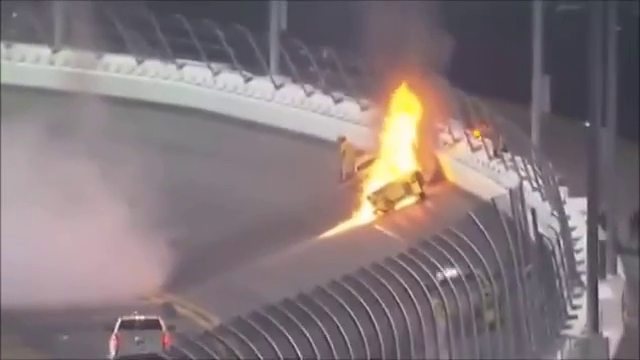
#> input picture frame 63 of car-fire-2.mp4, 640 x 360 px
$ python Fd.py
#> lines starting #> are read from the running program, lines starting #| are printed output that depends on the picture; after the words box and inside, x2 and y2 are one past the last pixel; in counts of white or black regions, pixels touching at a corner belong together
# email_from = "secalertai@gmail.com"
# email_to = "secalertai@gmail.com"
# email_password = "oohifmdsxyuymshj"


import cv2
import numpy as np
import smtplib
import ssl
import time
from email.mime.multipart import MIMEMultipart
from email.mime.text import MIMEText
from email.mime.image import MIMEImage

# Email configuration
smtp_port = 587
smtp_server = "smtp.gmail.com"
email_from = "secalertai@gmail.com"
email_to = "secalertai@gmail.com"
email_password = "oohifmdsxyuymshj"

# Fire detection configuration
fire_reported = False
fire_detected = False
email_sent = False

simple_email_context = ssl.create_default_context()

def send_email(image_path):
    try:
        with smtplib.SMTP(smtp_server, smtp_port) as server:
            server.starttls(context=simple_email_context)
            server.login(email_from, email_password)

            # Open the image file and attach it to the email
            with open(image_path, 'rb') as f:
                img_data = f.read()
            image = MIMEImage(img_data, name="fire.jpg")

            # Create the email message
            msg = MIMEMultipart()
            msg['From'] = email_from
            msg['To'] = email_to
            msg['Subject'] = "Fire Detected"
            msg.attach(image)

            # Send the email
            server.sendmail(email_from, email_to, msg.as_string())

        print(f"Email successfully sent to - {email_to}")
    except Exception as e:
        print("Error sending email: ", e)

# Capture video from webcam or file
video = cv2.VideoCapture("car-fire-2.mp4")

while True:
    # Read a frame from the video
    ret, frame = video.read()
#> frame is the input picture: shape (360, 640, 3); mean B, G, R 123.1, 120.1, 132.5
    if not ret:
        break


    # Resize the frame for better performance
    frame = cv2.resize(frame, (800, 600))
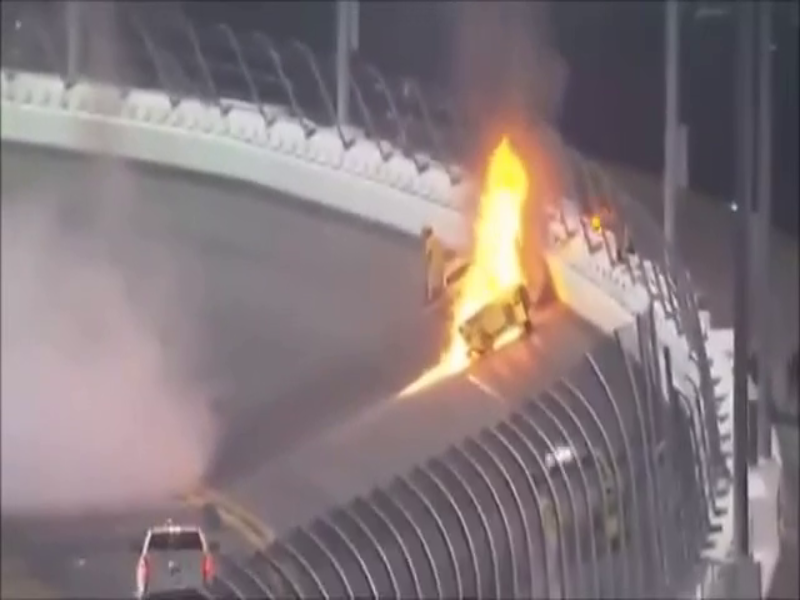
#> frame: shape (600, 800, 3); mean B, G, R 123, 120, 132.4

    # Convert the frame to HSV color space
    hsv = cv2.cvtColor(frame, cv2.COLOR_BGR2HSV)
#> hsv: shape (600, 800, 3); mean H, S, V 129.1, 32.3, 134.6

    # Define the lower and upper bounds of the "fire" color in HSV
    lower = np.array([0, 70, 50])
    upper = np.array([10, 255, 255])

    # Create a mask to filter out the "fire" color from the frame
    mask = cv2.inRange(hsv, lower, upper)
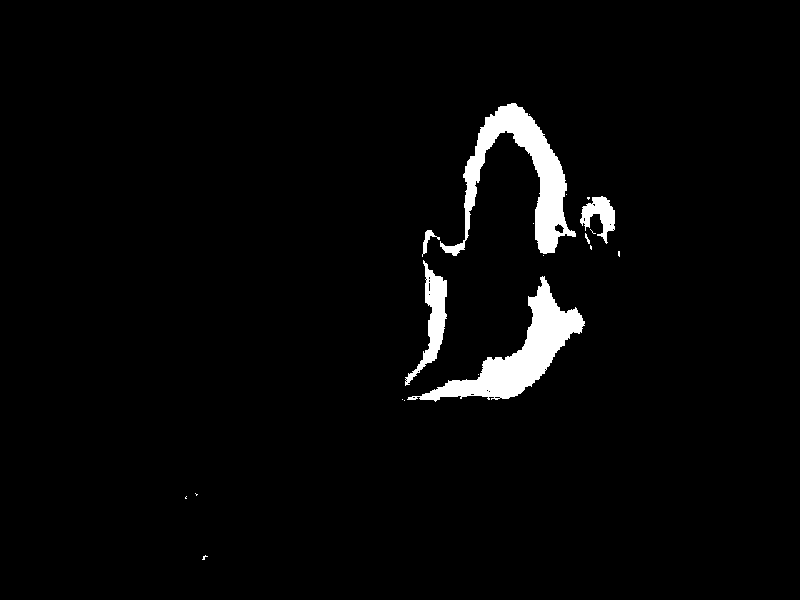
#> mask: shape (600, 800); 3% white; 20 white regions (14 under 20 px), largest, box (x1, y1, x2, y2) and area: (407, 276, 585, 402) 5853, (440, 103, 576, 256) 5807, (405, 260, 447, 386) 1639, (580, 196, 615, 244) 818, (422, 230, 440, 257) 138, (585, 233, 590, 244) 24

    # Apply a blur to the mask to remove noise
    mask = cv2.GaussianBlur(mask, (15, 15), 0)
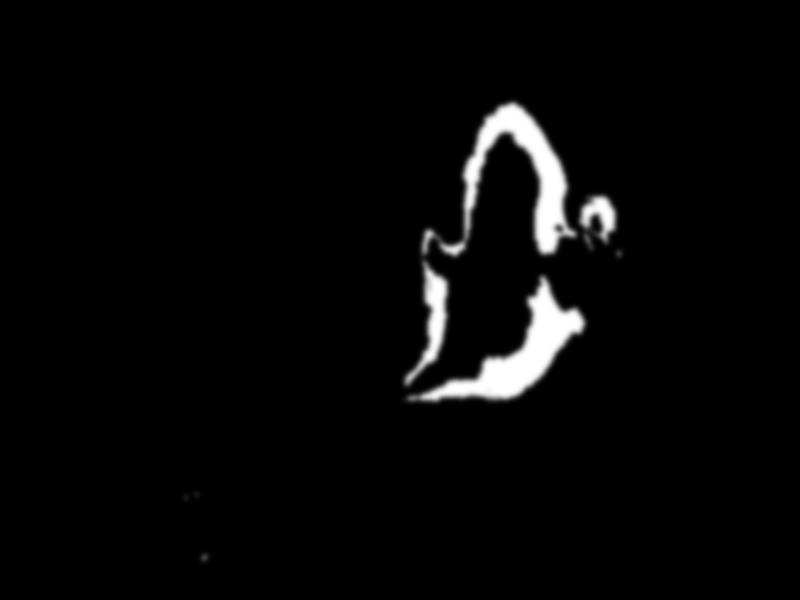
#> mask: shape (600, 800); min 0, max 255, mean 7.6

    # Count the number of non-zero pixels in the mask
    size = cv2.countNonZero(mask)
#> size = 28361

    if size > 12000:

        # Fire detected
        if not fire_detected:
            # Play an alarm sound
            fire_detected = True
            cv2.imwrite("fire.jpg", frame)
            send_email("fire.jpg")

            email_sent = True
            print("Fire detected")
    else:
        # Fire not detected
        if fire_detected:
            fire_detected = False
            email_sent = False
            print("Fire extinguished")


    # Show the mask and the original frame
    cv2.imshow("Mask", mask)

    # Press 'q' to quit the program
    if cv2.waitKey(1) & 0xFF == ord('q'):
#> (key q is pressed here)
        break

# Release the video capture and destroy all windows
video.release()
cv2.destroyAllWindows()

$ run again, starting later in the video
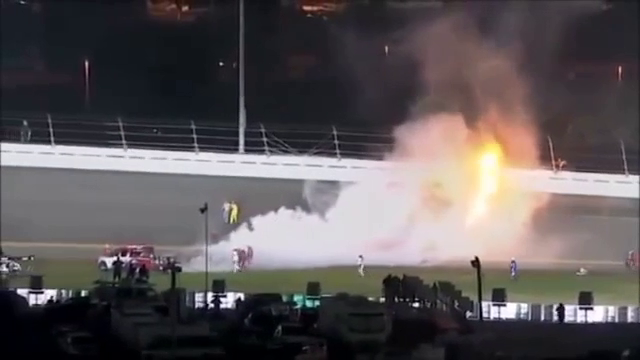
#> input picture frame 285 of car-fire-2.mp4, 640 x 360 px
#> frame is the input picture: shape (360, 640, 3); mean B, G, R 88.5, 86.9, 93
#> `frame = cv2.resize(frame, (800, 600))`:
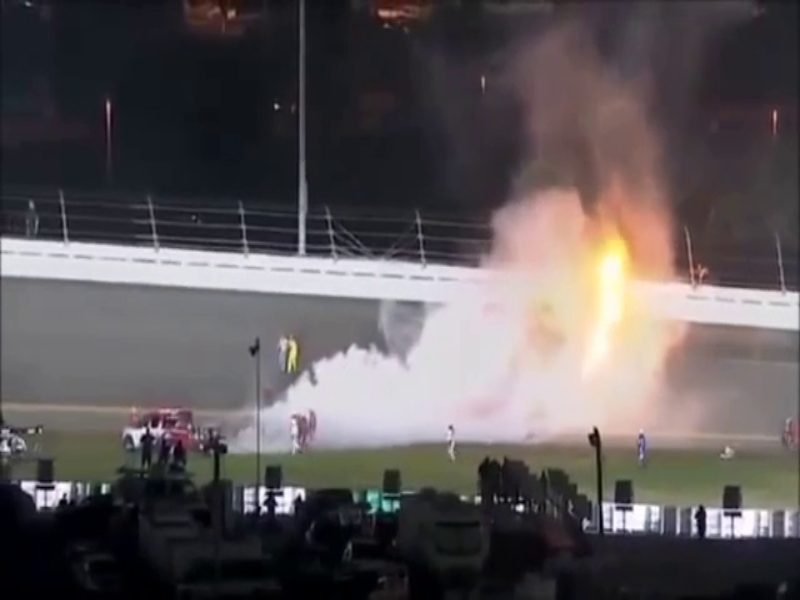
#> frame: shape (600, 800, 3); mean B, G, R 88.4, 86.9, 92.9
#> hsv: shape (600, 800, 3); mean H, S, V 103, 52.9, 96.9
#> `mask = cv2.inRange(hsv, lower, upper)`:
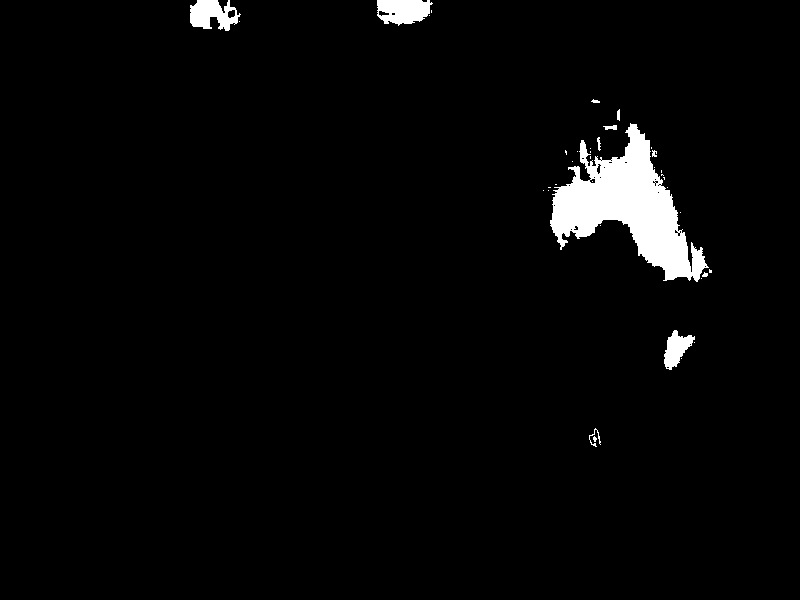
#> mask: shape (600, 800); 2.8% white; 38 white regions (27 under 20 px), largest, box (x1, y1, x2, y2) and area: (550, 123, 709, 282) 10567, (377, 0, 433, 26) 1098, (190, 0, 241, 31) 1019
#> size = 23522

$ run again, starting later in the video
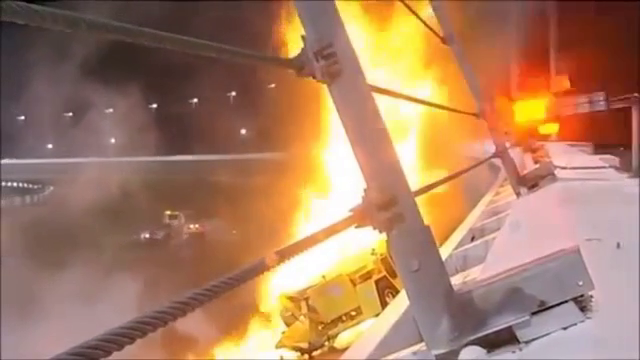
#> input picture frame 508 of car-fire-2.mp4, 640 x 360 px
#> frame is the input picture: shape (360, 640, 3); mean B, G, R 98.7, 126.5, 168.8
#> `frame = cv2.resize(frame, (800, 600))`:
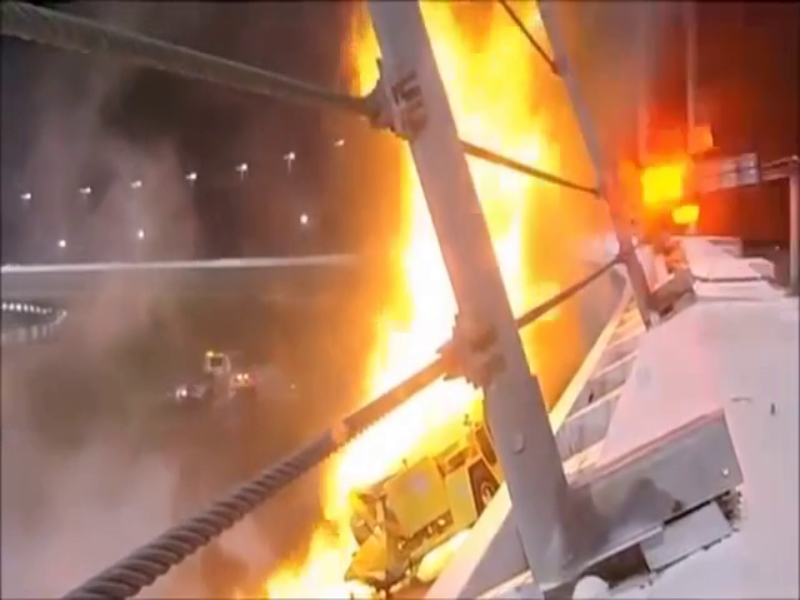
#> frame: shape (600, 800, 3); mean B, G, R 98.6, 126.4, 168.7
#> hsv: shape (600, 800, 3); mean H, S, V 45.5, 103.6, 168.8
#> `mask = cv2.GaussianBlur(mask, (15, 15), 0)`:
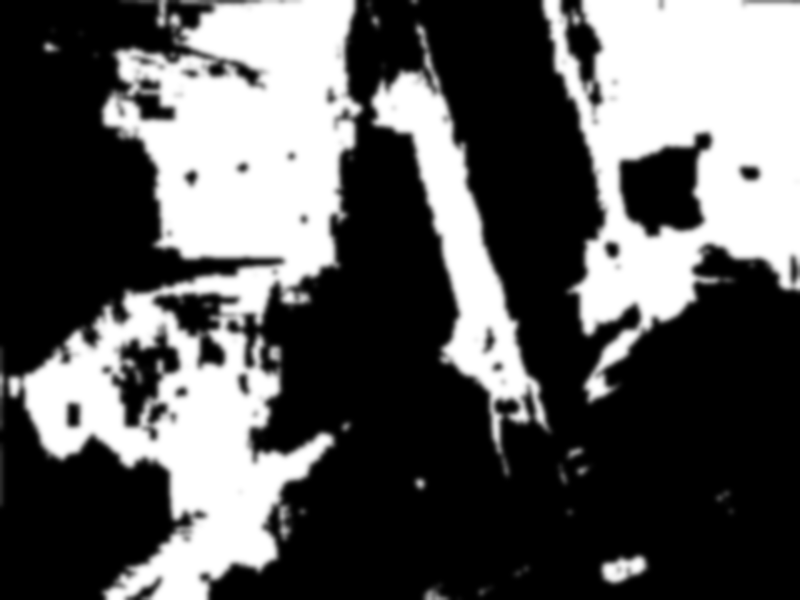
#> mask: shape (600, 800); min 0, max 255, mean 90
#> size = 229674
